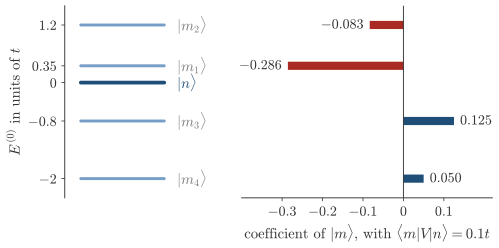

Source code (Python):
"""Session 9, Eq. (9.3), the mixing coefficient of a state with every other state, computed for one matrix element.

Five levels of H_0, |n> at 0 and |m_1>..|m_4> at 0.35, 1.2, -0.8 and -2.0, in units of t, and the same matrix element
<m|V|n> = 0.1t for the four. The coefficient of |m> in (9.3) with lambda = 1 is <m|V|n>/(E_n - E_m). It is checked
against the exact eigenvector of H_0 + lambda V for a small lambda, as the sheet webnotes/conventions/session09.md says.
This is a formula on five levels, so it is numpy."""
import os, sys
sys.path.insert(0, os.path.join(os.path.dirname(os.path.abspath(__file__)), ".."))
import numpy as np
import style
import matplotlib.pyplot as plt
plt.rcParams.update({'font.size': 11, 'axes.labelsize': 11, 'xtick.labelsize': 10.5, 'ytick.labelsize': 10.5})

En = 0.0
Em = np.array([0.35, 1.2, -0.8, -2.0])
V = 0.1                                  # the same matrix element for all, in units of t
LAMBDA = 1.0                             # the coupling constant of (9.2), set to one
assert V == 0.1 and LAMBDA == 1.0 and Em[0] == 0.35                     # the parameters of the caption
coef = LAMBDA * V / (En - Em)            # coefficient of |m> in Eq. (9.3)

# ---- the exact eigenvector of H_0 + lambda V for lambda = 1e-3, with the coefficient of |n> set to 1
H0 = np.diag(np.r_[En, Em])
Vm = np.zeros((5, 5)); Vm[0, 1:] = V; Vm[1:, 0] = V
lam = 1e-3
w, U = np.linalg.eigh(H0 + lam * Vm)
psi = U[:, np.argmin(np.abs(w - En))]
psi = psi / psi[0]
assert np.allclose(psi[1:] / lam, coef, rtol=1e-3), (psi[1:] / lam, coef)
assert np.allclose(coef, [-0.286, -0.083, 0.125, 0.05], atol=1e-3)       # the numbers on the bars
assert np.argmax(np.abs(coef)) == 0 and np.all((coef < 0) == (Em > En))   # |m_1> mixes most, the levels above are negative
print('coefficients', np.round(coef, 3), 'exact', np.round(psi[1:] / lam, 3))

fig, axs = plt.subplots(1, 2, figsize=(style.WIDTH_CM * style.CM, 6.6 * style.CM), sharey=True,
                        gridspec_kw=dict(width_ratios=[0.8, 1.25], wspace=0.08))
a0, a1 = axs
for a in axs:
    for s in ('top', 'right'):
        a.spines[s].set_visible(False)
    a.spines['left'].set_linewidth(0.7); a.spines['bottom'].set_linewidth(0.7)
    a.tick_params(length=2.5, width=0.6)
a0.set_ylim(-2.4, 1.6)
a0.set_xlim(0, 1)
a0.set_xticks([])
a0.spines['bottom'].set_visible(False)
a0.set_yticks(np.r_[Em, En])
a0.set_yticklabels([r'$0.35$', r'$1.2$', r'$-0.8$', r'$-2$', r'$0$'])
a0.set_ylabel(r'$E^{(0)}$ in units of $t$')
for e in Em:
    a0.plot([0.1, 0.62], [e, e], color=style.LIGHT, lw=2.2)
a0.plot([0.1, 0.62], [En, En], color=style.ACCENT, lw=2.8)
style.label(a0, 0.7, En, r'$|n\rangle$', color=style.ACCENT, ha='left')
for i, e in enumerate(Em):
    style.label(a0, 0.7, e, r'$|m_%d\rangle$' % (i + 1), color=style.MUTED, ha='left')
a1.axvline(0, color=style.INK, lw=0.7)
for e, c in zip(Em, coef):
    a1.barh(e, c, height=0.17, color=style.BROKEN if c < 0 else style.ACCENT)
    style.label(a1, c + (0.015 if c > 0 else -0.015), e, r'$%.3f$' % c, ha='left' if c > 0 else 'right', fontsize=10.5)
a1.set_xlim(-0.40, 0.22)
a1.set_xticks([-0.3, -0.2, -0.1, 0, 0.1])
a1.set_xticklabels([r'$-0.3$', r'$-0.2$', r'$-0.1$', r'$0$', r'$0.1$'])
a1.spines['left'].set_visible(False)
a1.tick_params(axis='y', left=False)
a1.set_xlabel(r'coefficient of $|m\rangle$, with $\langle m|V|n\rangle=0.1t$')
style.save(fig, __file__)
